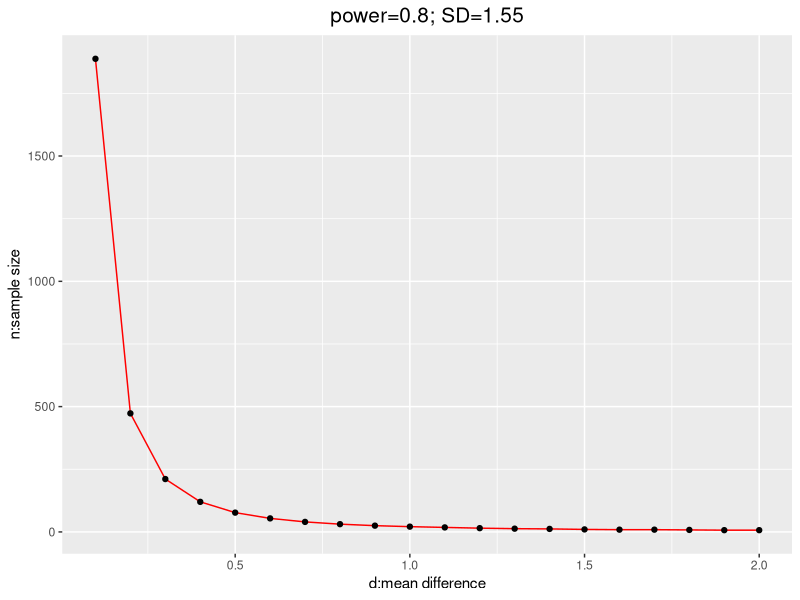
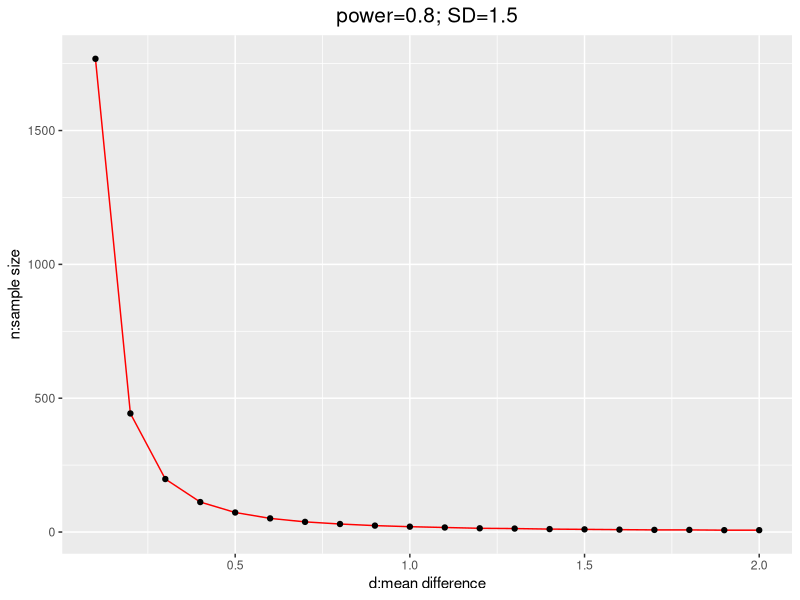
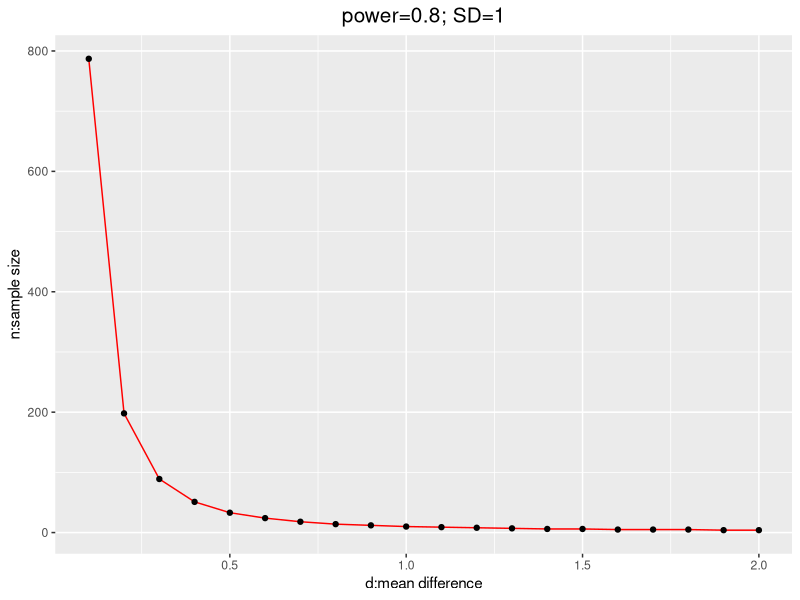
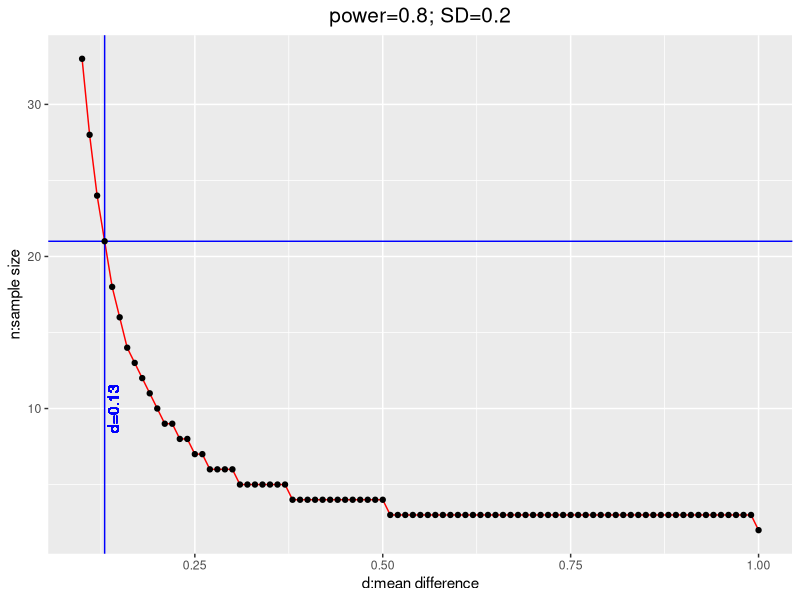

These charts were generated, in order, by the following R code:
## ---- chunk 1
rm(list=ls())
knitr::opts_chunk$set(echo = TRUE)
set.seed(123)
library(tidyverse)
library(kableExtra)
## ---- chunk 2
library(ggplot2)
d=seq(0.1, 2, by=0.1); SD=1.55
sample_size=numeric()
for (i in 1:length(d))
{
  test=power.t.test(power = .80, delta = d[i], alternative = "two.sided", sig.level=0.05, sd=SD, type="paired") # paired two sample t test 
  sample_size[i]=round(test$n)
}
ggplot(data=data.frame(d, sample_size), aes(x=d, y=sample_size, group=1)) +
  geom_line(color="red")+
  #geom_vline(xintercept=0.13, colour="blue") +
  #geom_text(aes(x=0.13, label="d=0.13", y=10), colour="blue", angle=90, vjust = 1.2, text=element_text(size=11))+
  #geom_hline(yintercept=21, colour="blue") +
  geom_point()+
  xlab("d:mean difference")+
  ylab("n:sample size")+
  ggtitle("power=0.8; SD=1.55")+
  theme(plot.title = element_text(hjust = 0.5, size=15))

knitr::kable(data.frame(d, sample_size))%>%
kable_styling() %>%
scroll_box(height = "300px")
## ---- chunk 3
library(ggplot2)
d=seq(0.1, 2, by=0.1); SD=1.5
sample_size=numeric()
for (i in 1:length(d))
{
  test=power.t.test(power = .80, delta = d[i], alternative = "two.sided", sig.level=0.05, sd=SD, type="paired") # two sample t test 
  sample_size[i]=round(test$n)
}
ggplot(data=data.frame(d, sample_size), aes(x=d, y=sample_size, group=1)) +
  geom_line(color="red")+
  #geom_vline(xintercept=0.13, colour="blue") +
  #geom_text(aes(x=0.13, label="d=0.13", y=10), colour="blue", angle=90, vjust = 1.2, text=element_text(size=11))+
  #geom_hline(yintercept=21, colour="blue") +
  geom_point()+
  xlab("d:mean difference")+
  ylab("n:sample size")+
  ggtitle("power=0.8; SD=1.5")+
  theme(plot.title = element_text(hjust = 0.5, size=15))

knitr::kable(data.frame(d, sample_size))%>%
kable_styling() %>%
scroll_box(height = "300px")

## ---- chunk 4
library(ggplot2)
d=seq(0.1, 2, by=0.1); SD=1
sample_size=numeric()
for (i in 1:length(d))
{
  test=power.t.test(power = .80, delta = d[i], alternative = "two.sided", sig.level=0.05, sd=SD, type="paired") # two sample t test 
  sample_size[i]=round(test$n)
}
ggplot(data=data.frame(d, sample_size), aes(x=d, y=sample_size, group=1)) +
  geom_line(color="red")+
  #geom_vline(xintercept=0.13, colour="blue") +
  #geom_text(aes(x=0.13, label="d=0.13", y=10), colour="blue", angle=90, vjust = 1.2, text=element_text(size=11))+
  #geom_hline(yintercept=21, colour="blue") +
  geom_point()+
  xlab("d:mean difference")+
  ylab("n:sample size")+
  ggtitle("power=0.8; SD=1")+
  theme(plot.title = element_text(hjust = 0.5, size=15))

knitr::kable(data.frame(d, sample_size))%>%
kable_styling() %>%
scroll_box(height = "300px")

## ---- chunk 5
library(ggplot2)
d=seq(0.1, 1, by=0.01); SD=0.2
sample_size=numeric()
for (i in 1:length(d))
{
  test=power.t.test(power = .80, delta = d[i], alternative = "two.sided", sig.level=0.05, sd=SD, type="paired") # paired two sample t test 
  sample_size[i]=round(test$n)
}
ggplot(data=data.frame(d, sample_size), aes(x=d, y=sample_size, group=1)) +
  geom_line(color="red")+
  geom_vline(xintercept=0.13, colour="blue") +
  geom_text(aes(x=0.13, label="d=0.13", y=10), colour="blue", angle=90, vjust = 1.2, text=element_text(size=11))+
  geom_hline(yintercept=21, colour="blue") +
  geom_point()+
  xlab("d:mean difference")+
  ylab("n:sample size")+
  ggtitle("power=0.8; SD=0.2")+
  theme(plot.title = element_text(hjust = 0.5, size=15))

## ---- chunk 6
R.version
